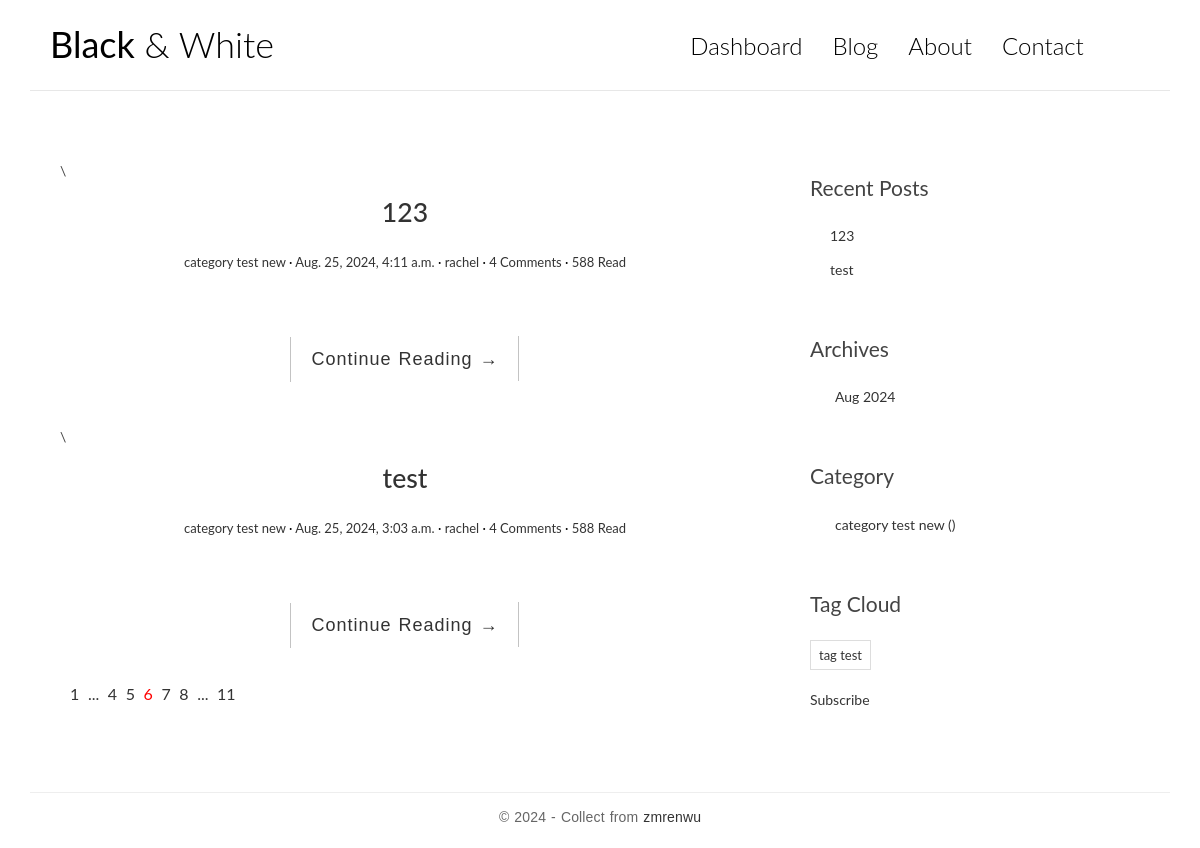
The app's page /, older data.
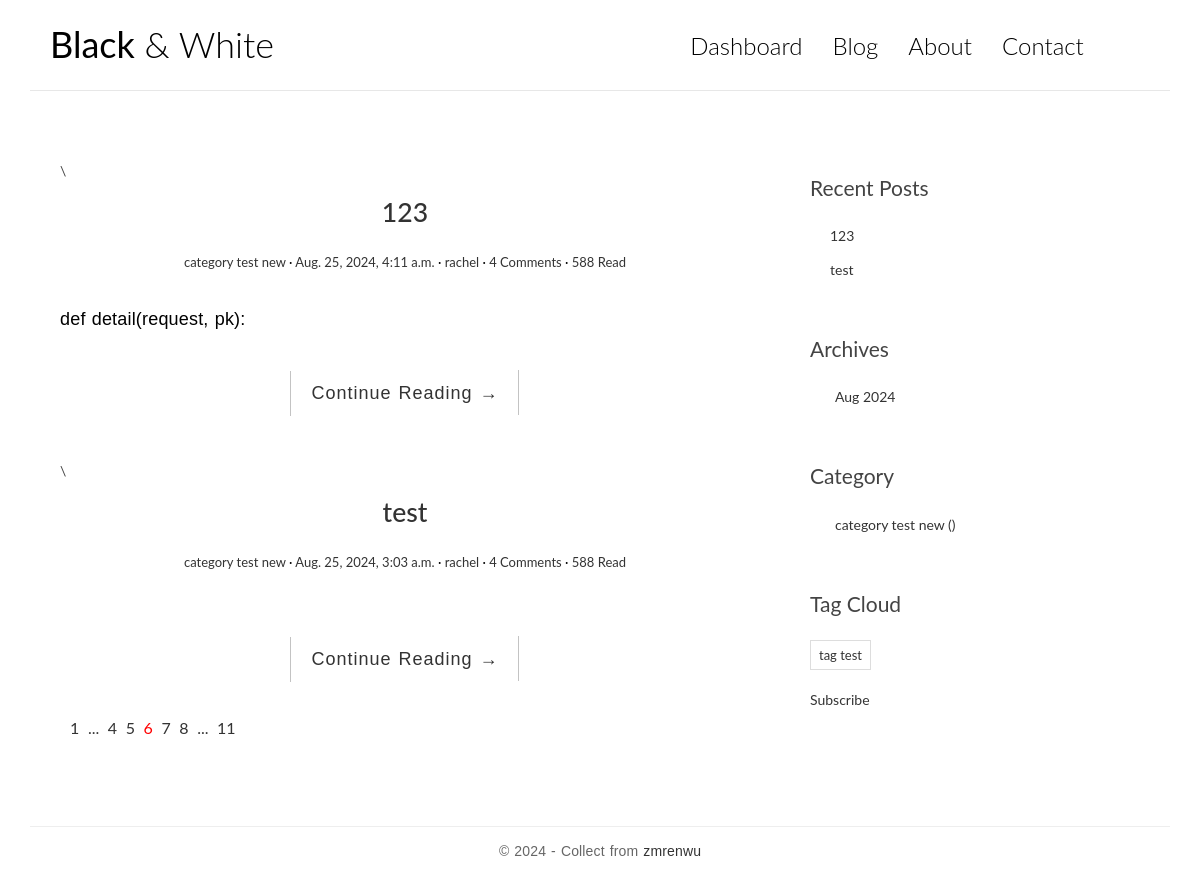
The same page, newer data.
### blog/models.py (models this page shows, shortened)
class Post(models.Model):
    title = models.CharField(max_length=70)
    body = models.TextField()
    created_time = models.DateTimeField(default=timezone.now)
    modified_time = models.DateTimeField()
    excerpt = models.CharField(max_length=200, blank=True)
    category = models.ForeignKey(Category, on_delete=models.CASCADE)
    tags = models.ManyToManyField(Tag, blank=True)
    author = models.ForeignKey(User, on_delete=models.CASCADE)
    def get_absolute_url(self):
        return reverse('blog:detail', kwargs={'pk': self.pk})

class Category(models.Model):
    name = models.CharField(max_length=100)

### blog/views.py (the view)
# urls.py: path('', views.index, name='index'),
def index(request):
    post_list = Post.objects.all().order_by('-created_time')
    return render(request, 'blog/index.html', context={'post_list': post_list})

### blog/templatetags/blog_extras.py (called while the page is built)
@register.inclusion_tag('blog/inclusions/_recent_posts.html', takes_context=True)
def show_recent_posts(context, num=5):
    return {
        'recent_post_list': Post.objects.all().order_by('-created_time')[:num],
    }

@register.inclusion_tag('blog/inclusions/_archives.html', takes_context=True)
def show_archives(context):
    return {
        'date_list': Post.objects.dates('created_time', 'month', order='DESC'),
    }

@register.inclusion_tag('blog/inclusions/_categories.html', takes_context=True)
def show_categories(context):
    return {
        'category_list': Category.objects.all(),
    }

@register.inclusion_tag('blog/inclusions/_tags.html', takes_context=True)
def show_tags(context):
    return {
        'tag_list': Tag.objects.all(),
    }

### templates/blog/index.html
{% extends 'base.html' %}
{% block main %}
    {% for post in post_list %}
        <article class="post post-{{ post.pk }}">
            <header class="entry-header">\
                <h1 class="entry-title">
                    <a href="{{ post.get_absolute_url }}">{{ post.title }}</a>
                </h1>
            </header>
            <div class="entry-meta">
                <span class="post-category"><a href="#">{{ post.category.name }}</a></span>
                <span class="post-date"><a href="#"><time class="entry-date"
                                                            datetime="{{ post.created_time }}">{{ post.created_time }}</time></a></span>
                <span class="post-author"><a href="#">{{ post.author }}</a></span>
                <span class="comments-link"><a href="#">4 Comments</a></span>
                <span class="views-count"><a href="#">588 Read</a></span>
            </div>
            <div class="entry-content clearfix">
                <p>{{ post.excerpt }}</p>
                <div class="read-more cl-effect-14">
                    <a href="{{ post.get_absolute_url }}" class="more-link">Continue Reading <span class="meta-nav">→</span></a>
                </div>
            </div>
        </article>
    {% empty %}
        <div class="no-post">
            <h2> There's no blog yet! </h2>
        </div>
    {% endfor %}
    <div class="pagination">
        <ul>
            <li><a href="">1</a></li>
            <li><a href="">...</a></li>
            <li><a href="">4</a></li>
            <li><a href="">5</a></li>
            <li class="current"><a href="">6</a></li>
            <li><a href="">7</a></li>
            <li><a href="">8</a></li>
            <li><a href="">...</a></li>
            <li><a href="">11</a></li>
        </ul>
    </div>
{% endblock main %}

### templates/blog/inclusions/_recent_posts.html
<div class="widget widget-recent-posts">
    <h3 class="widget-title">Recent Posts</h3>
    <ul>
        {% for post in recent_post_list %}
            <li>
                <a href="{{ post.get_absolute_url }}">{{ post.title }}</a>
            </li>
        {% empty %}
            <li>There's no recent post yet!</li>
        {% endfor %}
    </ul>

Row changes from the older to the newer data that the page shows:
changed Post: excerpt (not shown) → "def detail(request, pk):"
